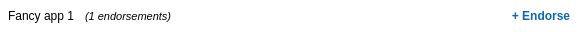
<?xml version="1.0" encoding="UTF-8"?>
<ui version="4.0">
 <class>Form</class>
 <widget class="QWidget" name="Form">
  <property name="geometry">
   <rect>
    <x>0</x>
    <y>0</y>
    <width>585</width>
    <height>32</height>
   </rect>
  </property>
  <property name="sizePolicy">
   <sizepolicy hsizetype="Preferred" vsizetype="Fixed">
    <horstretch>0</horstretch>
    <verstretch>0</verstretch>
   </sizepolicy>
  </property>
  <property name="minimumSize">
   <size>
    <width>0</width>
    <height>32</height>
   </size>
  </property>
  <property name="maximumSize">
   <size>
    <width>16777215</width>
    <height>32</height>
   </size>
  </property>
  <property name="cursor">
   <cursorShape>PointingHandCursor</cursorShape>
  </property>
  <property name="windowTitle">
   <string>Form</string>
  </property>
  <property name="autoFillBackground">
   <bool>false</bool>
  </property>
  <property name="styleSheet">
   <string notr="true">background-color: transparent; border: none</string>
  </property>
  <layout class="QHBoxLayout" name="horizontalLayout">
   <property name="spacing">
    <number>0</number>
   </property>
   <property name="leftMargin">
    <number>0</number>
   </property>
   <property name="topMargin">
    <number>0</number>
   </property>
   <property name="rightMargin">
    <number>0</number>
   </property>
   <property name="bottomMargin">
    <number>0</number>
   </property>
   <item>
    <spacer name="horizontalSpacer_2">
     <property name="orientation">
      <enum>Qt::Horizontal</enum>
     </property>
     <property name="sizeType">
      <enum>QSizePolicy::Fixed</enum>
     </property>
     <property name="sizeHint" stdset="0">
      <size>
       <width>8</width>
       <height>0</height>
      </size>
     </property>
    </spacer>
   </item>
   <item>
    <widget class="QLabel" name="name_label">
     <property name="sizePolicy">
      <sizepolicy hsizetype="Preferred" vsizetype="Preferred">
       <horstretch>0</horstretch>
       <verstretch>0</verstretch>
      </sizepolicy>
     </property>
     <property name="styleSheet">
      <string notr="true">font-size: 12px;</string>
     </property>
     <property name="text">
      <string>Fancy app 1</string>
     </property>
     <property name="wordWrap">
      <bool>true</bool>
     </property>
    </widget>
   </item>
   <item>
    <spacer name="horizontalSpacer">
     <property name="orientation">
      <enum>Qt::Horizontal</enum>
     </property>
     <property name="sizeType">
      <enum>QSizePolicy::Fixed</enum>
     </property>
     <property name="sizeHint" stdset="0">
      <size>
       <width>10</width>
       <height>20</height>
      </size>
     </property>
    </spacer>
   </item>
   <item>
    <widget class="QLabel" name="endorsements_label">
     <property name="styleSheet">
      <string notr="true">font-style: italic; font-size: 11px;</string>
     </property>
     <property name="text">
      <string>(1 endorsements)</string>
     </property>
    </widget>
   </item>
   <item>
    <spacer name="horizontalSpacer_3">
     <property name="orientation">
      <enum>Qt::Horizontal</enum>
     </property>
     <property name="sizeType">
      <enum>QSizePolicy::Expanding</enum>
     </property>
     <property name="sizeHint" stdset="0">
      <size>
       <width>10</width>
       <height>20</height>
      </size>
     </property>
    </spacer>
   </item>
   <item>
    <widget class="QToolButton" name="endorse_button">
     <property name="styleSheet">
      <string notr="true">font-size: 12px; font-weight: bold; color: rgb(13, 102, 182);</string>
     </property>
     <property name="text">
      <string>+ Endorse</string>
     </property>
    </widget>
   </item>
   <item>
    <spacer name="horizontalSpacer_5">
     <property name="orientation">
      <enum>Qt::Horizontal</enum>
     </property>
     <property name="sizeType">
      <enum>QSizePolicy::Fixed</enum>
     </property>
     <property name="sizeHint" stdset="0">
      <size>
       <width>10</width>
       <height>20</height>
      </size>
     </property>
    </spacer>
   </item>
  </layout>
 </widget>
 <resources/>
 <connections/>
</ui>
